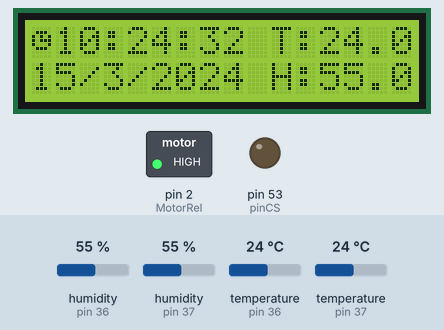
Simulated run of this sketch. Board: Arduino Mega 2560, built with avr-gcc and run on an emulated ATmega2560. On the bench: 16×2 character LCD, switched loads named in the sketch (green lamp = pin HIGH), output pins drawn as LEDs (lit = HIGH). The inputs (shaded band) are chosen by the test bench; at power-on: temperature (sensors on pin 36, pin 37) 24 °C, humidity (sensors on pin 36, pin 37) 55 %. The local clock reads 2024-03-15 10:24:30 at power-on unless the sketch sets it; storage starts empty; what the sketch prints to the serial monitor is not drawn.

Above: at 3.3 s.
3.4 s: temperature (sensor on pin 36) set to 12 °C
At 6.3 s:
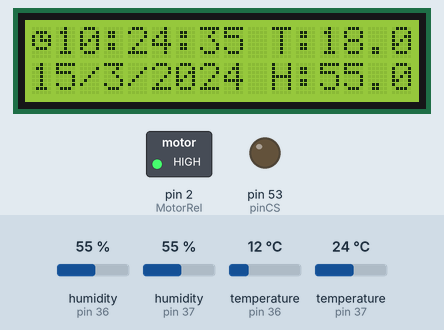
8.0 s: temperature (sensor on pin 37) set to 12 °C
At 11.3 s:
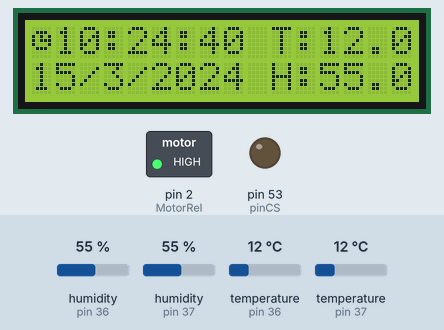
13.1 s: humidity (sensor on pin 36) set to 22 %
At 17.4 s:
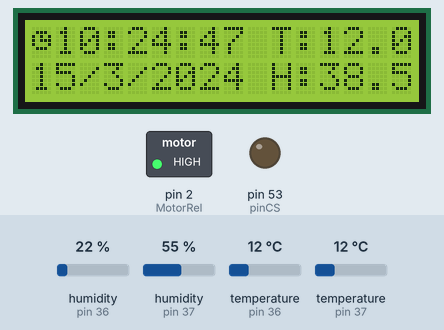
17.5 s: humidity (sensor on pin 37) set to 22 %
At 22.0 s:
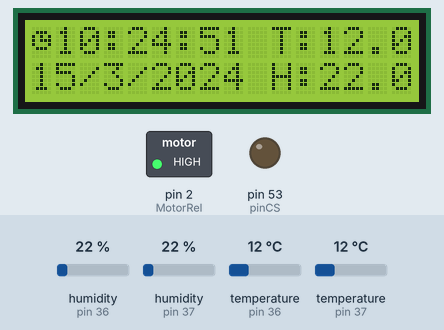
22.6 s: temperature (sensor on pin 36) set to 19 °C
At 27.0 s:
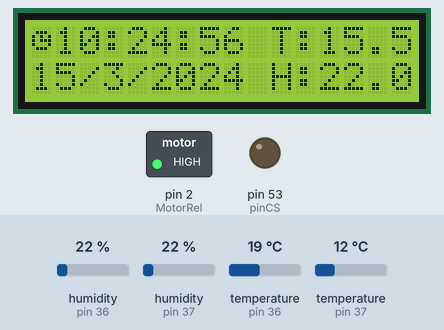
27.7 s: temperature (sensor on pin 37) set to 19 °C
At 32.0 s:
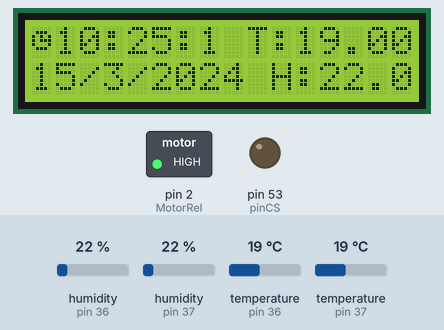
Timing chart, 0 to 33.5 s (numbered marks = the images above; inputs shaded):
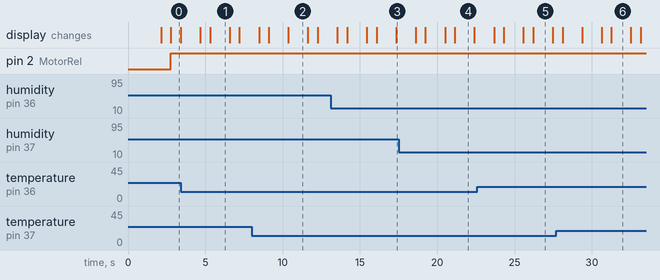

Measured:
- what the display in image 1 shows lasts 1.3 s, from 5.3 s to 6.6 s

The sketch:

incubadoraV2-5.ino
```cpp
//////////////////////////////////////////////////////////////////////////////////////
//////////////////////////////////////////////////////////////////////////////////////
///////////////////////////// PROGRAMA DE SENSADO ////////////////////////////////////
//////////////////////////////////////////////////////////////////////////////////////
///////////////////////////// HUGO AXEL LOZA MACIAS///////////////////////////////////
//////////////////////////////////////////////////////////////////////////////////////
//////////////////////////////////////////////////////////////////////////////////////

//////////////////////////LIBRERIAS PARA INSTALAR//////////////////////////////////////
#include <Wire.h>
#include <LiquidCrystal_I2C.h>
#include <RTClib.h>
#include <SD.h>
#include <SPI.h>
#include <DHT.h>
//////////////////////////////////////////////////////////////////////////////////////


#if defined(ARDUINO) && ARDUINO >= 100
#define printByte(args)  write(args);
#else
#define printByte(args)  print(args,BYTE);
#endif

// Definimos el pin digital donde se conecta el sensor
#define HT1 36
#define HT2 37

// Dependiendo del tipo de sensor
#define DHTTYPE DHT22

uint8_t clock[8] = {0x0,0xe,0x15,0x17,0x11,0xe,0x0};
//uint8_t second, minute, hour, wday, day, month, year;

#define I2C_ADDR 0x27

RTC_DS1307 RTC;
LiquidCrystal_I2C lcd(I2C_ADDR,16,2);

// Inicializamos el sensor DHT11
DHT dht1 (HT1, DHTTYPE);  //Indica el pin con el que trabajamos y el tipo de sensor
DHT dht2 (HT2, DHTTYPE);

File myFile;
int pinCS = 53; // Pin 10 on Arduino Uno

//Aqui va declarado el relee del motor
int MotorRel = 2;

void setup() {
  pinMode(pinCS, OUTPUT);
  pinMode(MotorRel, OUTPUT);


  lcd.init();                      // initialize the lcd
  // Print a message to the LCD.
  lcd.backlight();
  lcd.print("Incubadora ON");
    lcd.createChar(2, clock);
  Wire.begin();
   RTC.begin();
   SD.begin();
  delay(2000);

  // SD Card Initialization
  if (SD.begin())
  {
    lcd.setCursor(0, 1);
    lcd.print("MOD SD CORRECTO");
  } else
  {
     lcd.setCursor(0, 1);
     lcd.clear();
     lcd.print(" MOD SD INCORRECTO");
    return;
  }
 dht1.begin();  //Iniciamos los sensores
 //Inicializamos el serial
 Serial.begin(9600);
}
void loop() {
  //Lee el sensor
 float h1 = dht1.readHumidity();
 float t1 = dht1.readTemperature();
 float h2 = dht2.readHumidity();
 float t2 = dht2.readTemperature();

//Promedia los 2 sensores
float h = (h1 + h2)/2;
 float t= (t1 + t2)/2;
 delay(50);
 if(t > 10){
Serial.flush();
Serial.println(t);
delay(30);
 }
  myFile = SD.open("test.txt", FILE_WRITE);
  delay(500);
  if (myFile) {
    //myFile.print(day + "/" + month + "/" + year + " " + hour + ":" + minute);
    //myFile.print(",");

///////////////////////////////////////////////////////
/////////Se guarda hora fecha y sensado en SD//////////
///////////////////////////////////////////////////////

    DateTime now = RTC.now();
    myFile.print(h);
    myFile.print(",");
    myFile.print(t);
    myFile.print(",");
    myFile.print(now.day(), DEC);
    myFile.print("/");
    myFile.print(now.month(), DEC);
    myFile.print("/");
    myFile.print(now.year(), DEC);
    myFile.print(" ");
    myFile.print(now.hour(), DEC);
    myFile.print(":");
    myFile.println(now.minute(), DEC);

///////////////////////////////////////////////////////
/////////Se muestra hora fecha y sensado en LCD////////
///////////////////////////////////////////////////////

    lcd.clear();
    lcd.printByte(2);
  lcd.print(now.hour(), DEC);
    lcd.print(':');
    lcd.print(now.minute(), DEC);
    lcd.print(':');
    lcd.print(now.second(), DEC);
    lcd.print(" ");
    lcd.print("T:");
    lcd.print(t);
    lcd.setCursor(0, 1);
   lcd.print(now.day(), DEC);
    lcd.print('/');
    lcd.print(now.month(), DEC);
    lcd.print('/');
    lcd.print(now.year(), DEC);
    lcd.print(" ");
    lcd.print("H:");
    lcd.print(h);

///////////////////////////////////////////////////////////////////
//Ciclo IF para controlar el giro del motor cada hora medio minuto//
////////////////////////////////////////////////////////////////////
    if(now.minute()== 30 && now.second() <= 29 ){
      digitalWrite(MotorRel, LOW);   // Se activa el relee

    }
    else if(now.minute()== 30 && now.second()>= 30){
     digitalWrite(MotorRel, HIGH);  //Se apaga el relee
    }
    else{
      digitalWrite(MotorRel, HIGH);
    }

///////////////se cierra el grabado en SD////////////////////////
    myFile.close(); // close the file
  }
  // if the file didn't open, print an error:
  else {
    lcd.clear();
    lcd.setCursor(0, 1);
    lcd.print("Error Documento");
  }

}
```
